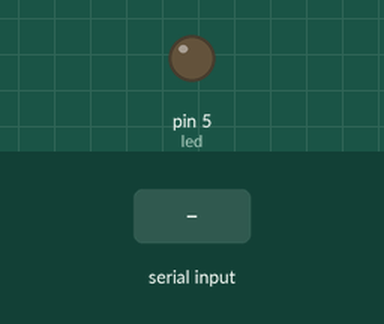
Recording of a sketch running on a simulated Arduino Uno, built with avr-gcc and run on an emulated ATmega328P. Parts: output pins drawn as LEDs (lit = HIGH). The inputs (shaded band) are chosen by the test bench.

Above: at 1.2 s.
1.3 s: "n" received over Serial
At 2.5 s:
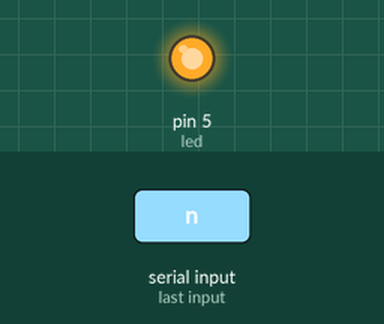
2.8 s: "d" received over Serial
At 3.7 s:
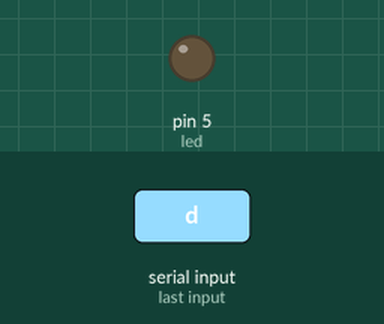
Timing chart, 0 to 5.8 s (numbered marks = the images above; inputs shaded):
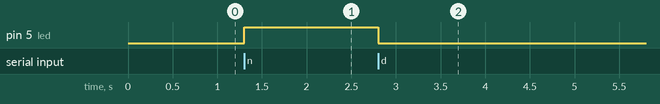

The sketch:

recibo.ino
```cpp
int led = 5;//pin D1

void setup () {
      Serial.begin(115200); //Inicializo el puerto serial a 115200 baudios
      pinMode( led , OUTPUT);
}
void loop () {
      if (Serial.available()) { //Si está disponible
            char c = Serial.read(); //Guardamos la lectura en una variable char
            if (c == 'n') { //Si es una 'n', enciendo el LED
                  digitalWrite(led,HIGH);

            } else if (c == 'd') { //Si es una 'd', apago el LED
                  digitalWrite(led,LOW);
            }
      }
}
```

Measured:
- after the input at 1.3 s, pin 5 (led): LOW → HIGH at once
- after the input at 2.8 s, pin 5 (led): HIGH → LOW at once
